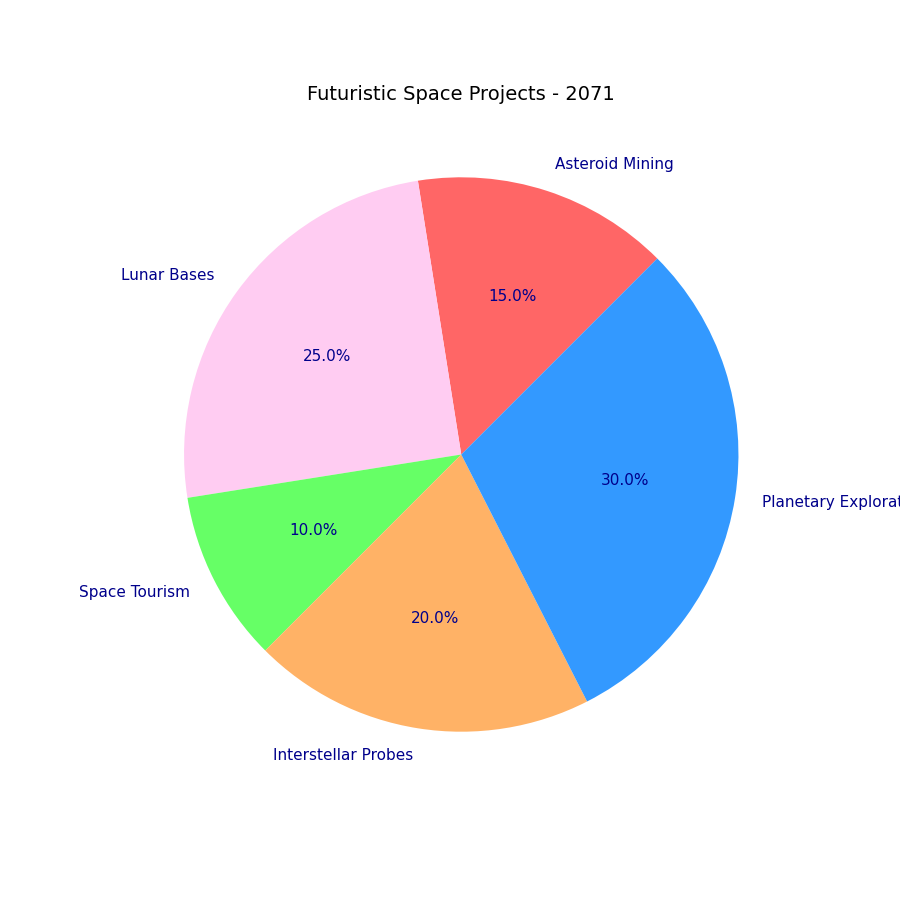

The Python source for this figure:
import matplotlib.pyplot as plt

exploration_areas = ['Asteroid Mining', 'Lunar Bases', 'Space Tourism', 'Interstellar Probes', 'Planetary Exploration']
mission_distribution = [15, 25, 10, 20, 30]

# Updated color scheme
new_colors = ['#ff6666', '#ffccf2', '#66ff66', '#ffb266', '#3399ff']

fig, ax = plt.subplots(figsize=(9, 9))

ax.pie(
    mission_distribution,
    labels=exploration_areas,
    autopct='%1.1f%%',
    startangle=45,
    colors=new_colors,
    textprops={'fontsize': 11, 'weight': 'normal', 'color': 'darkblue'}
)

ax.set_title("Futuristic Space Projects - 2071", fontsize=14, fontweight='medium')

plt.show()
